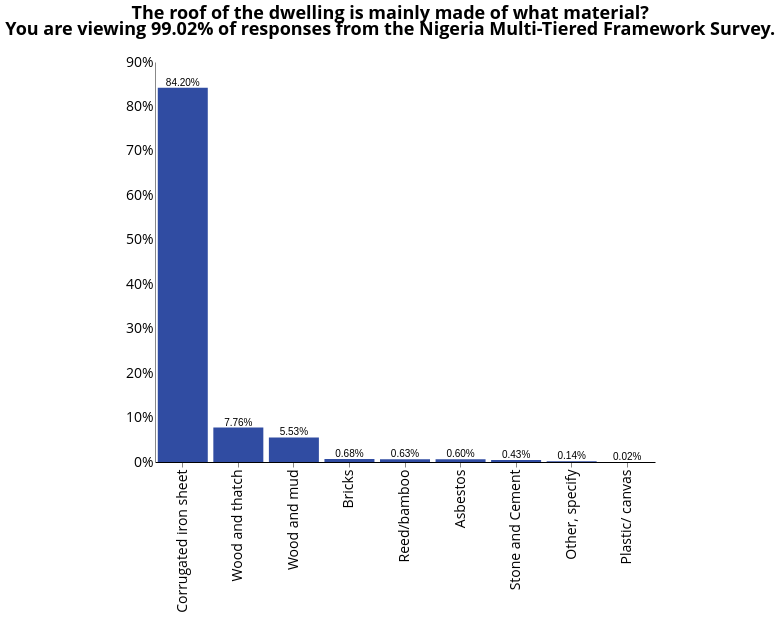

The Vega-Lite source for this figure:
### Vega-Lite specification from a JSON file in a GitHub repository (floating-point values rounded to 4 significant figures; data arrays with more than 128 entries replaced by an {"elided": "..."} marker saying what was removed)
{"width": 800, "height": 400, "config": {"title": {"fontSize": 18, "font": "Open Sans", "anchor": "center", "fontColor": "#000000"}, "axisX": {"domain": true, "domainColor": "#000000", "grid": false, "labelFont": "Open Sans", "labelFontSize": 14, "titleFont": "Open Sans", "titleFontSize": 13, "titleFontWeight": "normal", "title": "X Axis Title (units)"}, "axisY": {"domain": true, "grid": false, "gridColor": "#DEDDDD", "gridWidth": 1, "labelFont": "Open Sans", "labelFontSize": 14, "labelAngle": 0, "ticks": false, "titleFont": "Open Sans", "titleFontSize": 14, "titleFontWeight": "normal", "titlePadding": 10, "title": "Y Axis Title (units)"}, "range": {"category": ["#2980B9", "#003366", "#FFAE19", "#FF4500", "#438B28", "#45B39D", "#99ADC1", "#212F3C"]}, "legend": {"labelFont": "Open Sans", "labelFontSize": 14, "symbolType": "square", "symbolSize": 100, "titleFont": "Open Sans", "titleFontSize": 14, "titleFontWeight": "normal", "title": "Legend", "orient": "right", "offset": 0}, "tooltip": {"font": "Open Sans"}, "font": {"font": "Open Sans"}, "view": {"stroke": "transparent", "text": {"font": "Open Sans", "color": ["#2980B9", "#003366", "#FFAE19", "#FF4500", "#438B28", "#45B39D", "#99ADC1", "#212F3C"], "fontSize": 14, "align": "right", "fontWeight": 400, "size": 14}, "bar": {"size": 40, "binSpacing": 1, "continuousBandSize": 30, "discreteBandSize": 30, "fill": ["#2980B9", "#003366", "#FFAE19", "#FF4500", "#438B28", "#45B39D", "#99ADC1", "#212F3C"], "stroke": false}}}, "layer": [{"mark": {"type": "bar", "color": "#304ca2"}, "encoding": {"tooltip": {"type": "nominal", "field": "b11"}, "x": {"type": "nominal", "axis": {"title": " "}, "field": "b11", "sort": {"field": "b11", "op": "count", "order": "descending"}}, "y": {"type": "quantitative", "aggregate": "sum", "axis": {"format": "%", "title": ""}, "field": "pct"}}, "height": 400, "selection": {"selector001": {"type": "single", "fields": ["locality"], "bind": {"input": "select", "options": [null, 0, 1], "labels": ["National", "Urban", "Rural"], "name": "Locality Breakdown  "}}, "selector002": {"type": "single", "fields": ["elc_aggr_tier"], "bind": {"input": "select", "options": [null, "Tier 0", "Tier 1", "Tier 2", "Tier 3", "Tier 4", "Tier 5"], "labels": ["All Tiers", "Tier 0", "Tier 1", "Tier 2", "Tier 3", "Tier 4", "Tier 5"], "name": "Tiers  "}}}, "transform": [{"joinaggregate": [{"op": "count", "field": "*", "as": "total"}]}, {"calculate": "1 / datum.total", "as": "pct"}], "width": 500}, {"mark": {"type": "text", "align": "center", "baseline": "bottom"}, "encoding": {"text": {"type": "quantitative", "aggregate": "sum", "field": "pct", "format": ".2%"}, "tooltip": {"type": "nominal", "field": "b11"}, "x": {"type": "nominal", "axis": {"title": " "}, "field": "b11", "sort": {"field": "b11", "op": "count", "order": "descending"}}, "y": {"type": "quantitative", "aggregate": "sum", "axis": {"format": "%", "title": ""}, "field": "pct"}}, "height": 400, "transform": [{"joinaggregate": [{"op": "count", "field": "*", "as": "total"}]}, {"calculate": "1 / datum.total", "as": "pct"}], "width": 500}], "data": {"name": "data-9126612e29dee3c86b138166108b96de"}, "title": {"text": ["The roof of the dwelling is mainly made of what material?"], "subtitle": ["You are viewing 99.02% of responses from the Nigeria Multi-Tiered Framework Survey.", " "], "color": "black", "subtitleColor": "black"}, "transform": [{"filter": {"selection": "selector001"}}, {"filter": {"selection": "selector002"}}], "$schema": "https://vega.github.io/schema/vega-lite/v4.8.1.json", "datasets": {"data-9126612e29dee3c86b138166108b96de": {"elided": "4139 records"}}}
